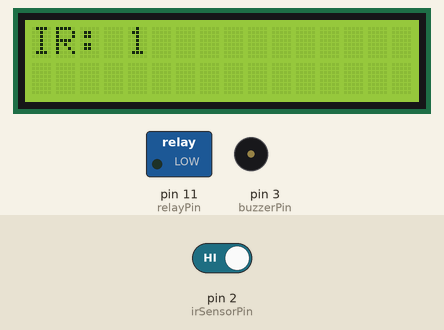
The sketch below on a simulated Arduino Uno, built with avr-gcc and run on an emulated ATmega328P. On the bench: 16×2 character LCD, switched loads named in the sketch (green lamp = pin HIGH), buzzer (waves = sounding, pin HIGH). The test bench sets the inputs (shaded band); at power-on: pin 2 (irSensorPin) HIGH. Pins used as bus, display or sensor lines are not drawn.

Above: at 1.2 s.
1.3 s: pin 2 (irSensorPin) driven LOW
At 2.9 s:
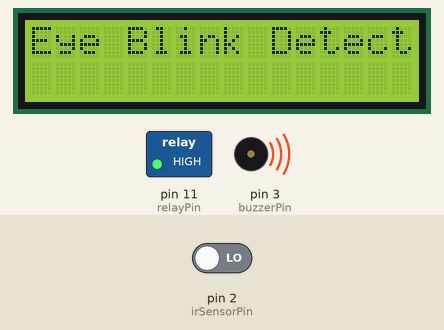
5.4 s: pin 2 (irSensorPin) driven HIGH
At 7.8 s:
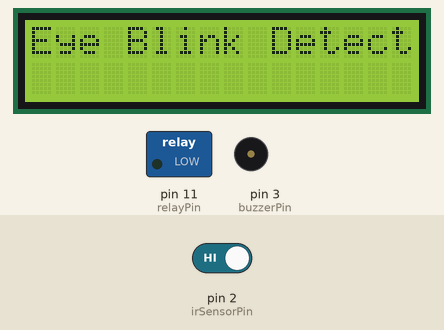
Timing chart, 0 to 9.3 s (numbered marks = the images above; inputs shaded):
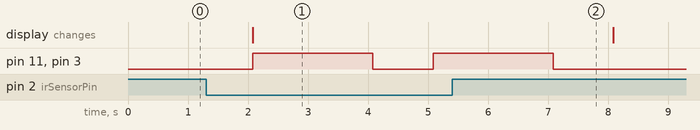

Measured:
- after the input at 1.3 s, pin 11 (relayPin), pin 3 (buzzerPin): LOW → HIGH after 0.78 s, → LOW 2.0 s later, → HIGH 1.0 s later; the display: changes after 0.78 s (image 1)
- after the input at 5.4 s, pin 11 (relayPin), pin 3 (buzzerPin): goes on until 7.1 s, then stays LOW

The sketch:

sketch_nov12a.ino
```cpp
#include <LiquidCrystal.h>

const int irSensorPin = 2;       // Digital IR sensor input pin
const int buzzerPin = 3;          // Buzzer output pin
const int relayPin = 11;           // Relay output pin
const int trig = 4;

const int eyeBlinkThreshold = LOW;  // Adjust this value based on IR sensor
const int alcoholThreshold = 500;   // Adjust this threshold based on alcohol sensor
int a=0;
LiquidCrystal lcd(10, 9, 8, 7, 6, 5);  // Pin configuration for 16x2 LCD

void setup() {
  Serial.begin(9600);
  pinMode(irSensorPin, INPUT);
  pinMode(buzzerPin, OUTPUT);
  pinMode(relayPin, OUTPUT);
  pinMode(trig, OUTPUT);
  lcd.begin(16, 2);
  lcd.print("Eye Blink &");
  lcd.setCursor(0, 1);
  lcd.print("Alcohol Detect");
  digitalWrite(trig, HIGH);
}

void loop() {
  int irSensorValue = digitalRead(irSensorPin);


  lcd.clear();
  lcd.setCursor(0, 0);
  lcd.print("IR: ");
  lcd.print(irSensorValue);


  // Eye blink detection
  if (irSensorValue == eyeBlinkThreshold) {
    a=a+1;
    // Blink detected
    lcd.clear();
    lcd.print("Eye Blink Detected");
    digitalWrite(buzzerPin, HIGH);
    digitalWrite(relayPin, HIGH);  // Lock the relay
    delay(2000);  // Lock for 2 seconds
    digitalWrite(buzzerPin, LOW);
    digitalWrite(relayPin, LOW);   // Release the relay
  }
if(a==5)
{
 digitalWrite(trig, LOW);
 a=0;
 delay(3000);
 digitalWrite(trig, HIGH);
}


  delay(1000);  // Adjust the delay based on your requirements
}
```
